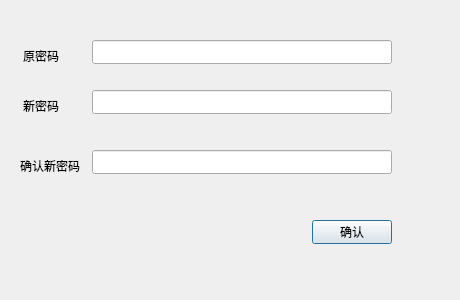
<?xml version="1.0" encoding="UTF-8"?>
<ui version="4.0">
 <class>changepassword</class>
 <widget class="QDialog" name="changepassword">
  <property name="geometry">
   <rect>
    <x>0</x>
    <y>0</y>
    <width>460</width>
    <height>300</height>
   </rect>
  </property>
  <property name="windowTitle">
   <string>Dialog</string>
  </property>
  <widget class="QLabel" name="label">
   <property name="geometry">
    <rect>
     <x>23</x>
     <y>46</y>
     <width>61</width>
     <height>20</height>
    </rect>
   </property>
   <property name="text">
    <string>原密码</string>
   </property>
  </widget>
  <widget class="QLabel" name="label_2">
   <property name="geometry">
    <rect>
     <x>23</x>
     <y>95</y>
     <width>61</width>
     <height>21</height>
    </rect>
   </property>
   <property name="text">
    <string>新密码</string>
   </property>
  </widget>
  <widget class="QLabel" name="label_3">
   <property name="geometry">
    <rect>
     <x>20</x>
     <y>155</y>
     <width>71</width>
     <height>21</height>
    </rect>
   </property>
   <property name="text">
    <string>确认新密码</string>
   </property>
  </widget>
  <widget class="QPushButton" name="confirmbutton">
   <property name="geometry">
    <rect>
     <x>312</x>
     <y>220</y>
     <width>80</width>
     <height>24</height>
    </rect>
   </property>
   <property name="text">
    <string>确认</string>
   </property>
  </widget>
  <widget class="QLineEdit" name="oldpassword">
   <property name="geometry">
    <rect>
     <x>92</x>
     <y>40</y>
     <width>300</width>
     <height>24</height>
    </rect>
   </property>
  </widget>
  <widget class="QLineEdit" name="newpass">
   <property name="geometry">
    <rect>
     <x>92</x>
     <y>90</y>
     <width>300</width>
     <height>24</height>
    </rect>
   </property>
  </widget>
  <widget class="QLineEdit" name="newpass2">
   <property name="geometry">
    <rect>
     <x>92</x>
     <y>150</y>
     <width>300</width>
     <height>24</height>
    </rect>
   </property>
  </widget>
 </widget>
 <resources/>
 <connections/>
</ui>
